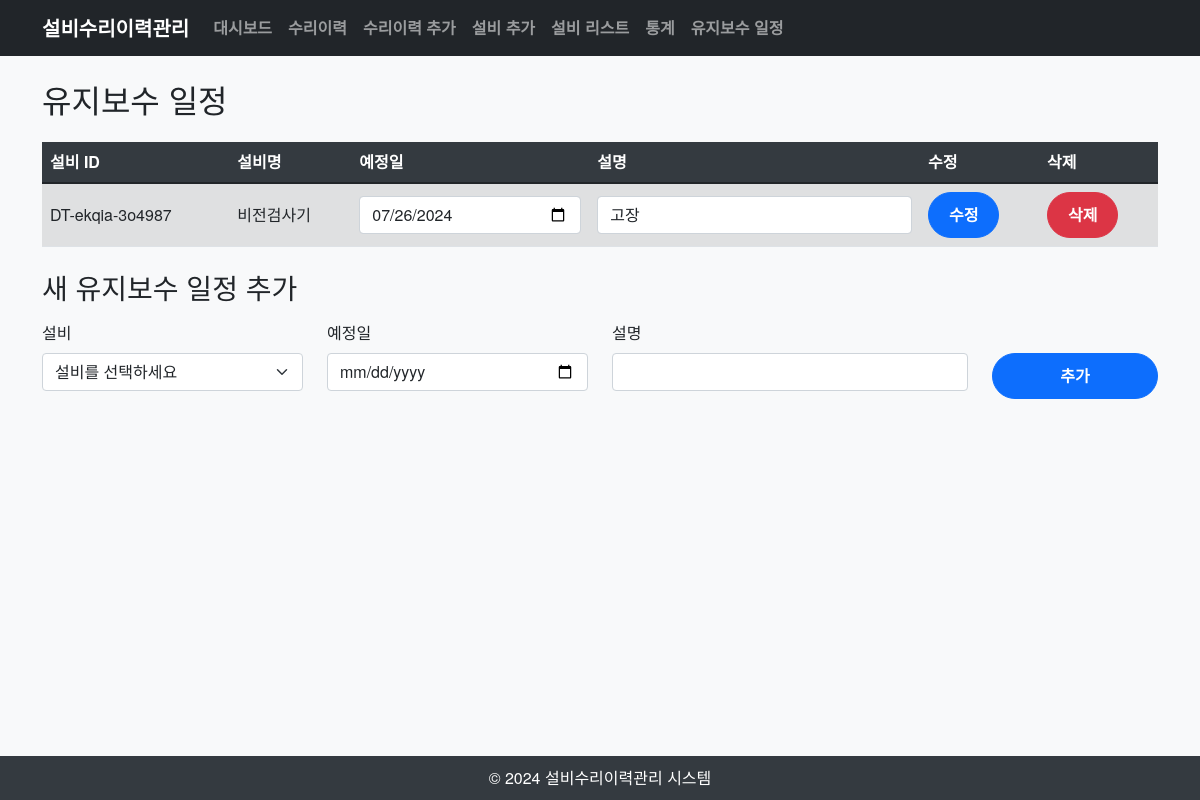
The app's page /schedule with its own data.
### flask/oee_v2/models.py (models this page shows)
class Equipment(db.Model):
    id = db.Column(db.Integer, primary_key=True)
    equipment_id = db.Column(db.String, unique=True, index=True)
    name = db.Column(db.String)
    is_haccp = db.Column(db.Boolean)
    factory = db.Column(db.String)
    product = db.Column(db.String)
    process = db.Column(db.String)
    status = db.Column(db.String)
    introduction_year = db.Column(db.Integer)
    introduction_month = db.Column(db.Integer)
    maintenance_cycle = db.Column(db.Integer)
    manager = db.Column(db.String)
    phone_number = db.Column(db.String)

class MaintenanceRecord(db.Model):
    id = db.Column(db.Integer, primary_key=True)
    equipment_id = db.Column(db.String, db.ForeignKey('equipment.equipment_id'))
    maintenance_date = db.Column(db.Date)
    description = db.Column(db.String)
    cost = db.Column(db.Float)

### flask/oee_v2/main.py (the view, shortened to what this page needs)
@app.route('/schedule', methods=['GET', 'POST'])
def maintenance_schedule():
    today = date.today()
    scheduled_maintenance = db.session.query(Equipment, MaintenanceRecord)\
        .outerjoin(MaintenanceRecord, Equipment.equipment_id == MaintenanceRecord.equipment_id)\
        .filter(MaintenanceRecord.maintenance_date >= today)\
        .order_by(MaintenanceRecord.maintenance_date).all()
    equipment_list = Equipment.query.all()
    return render_template("schedule.html",
                           scheduled_maintenance=scheduled_maintenance,
                           equipment_list=equipment_list)

### flask/oee_v2/templates/schedule.html (shortened to what this page needs)
{% extends "base.html" %}
{% block content %}
<h2 class="mb-4">유지보수 일정</h2>
<table class="table table-striped">
    <thead>
        <tr>
            <th>설비 ID</th>
            <th>설비명</th>
            <th>예정일</th>
            <th>설명</th>
            <th>수정</th>
            <th>삭제</th>
        </tr>
    </thead>
    <tbody>
        {% for equipment, record in scheduled_maintenance %}
        <tr>
            <form method="post" action="{{ url_for('maintenance_schedule') }}">
                <td>{{ equipment.equipment_id }}</td>
                <td>{{ equipment.name }}</td>
                <td>
                    <input type="date" name="maintenance_date" class="form-control" value="{{ record.maintenance_date if record else '' }}" required>
                </td>
                <td>
                    <input type="text" name="description" class="form-control" value="{{ record.description if record else '' }}" required>
                </td>
                <td>
                    <button type="submit" class="btn btn-primary">수정</button>
                </td>
            </form>
            <td>
                {% if record %}
                <form method="post" action="{{ url_for('delete_schedule', record_id=record.id) }}">
                    <button type="submit" class="btn btn-danger">삭제</button>
                </form>
                {% else %}
                N/A
                {% endif %}
            </td>
        </tr>
        {% else %}
        <tr>
            <td colspan="6" class="text-center">예정된 유지보수 일정이 없습니다.</td>
        </tr>
        {% endfor %}
    </tbody>
</table>
<div class="mt-4">
    <h3>새 유지보수 일정 추가</h3>
    <form method="post" class="mt-3" action="{{ url_for('maintenance_schedule') }}">
        <div class="row">
            <div class="col-md-3 mb-3">
                <label for="equipment_id" class="form-label">설비</label>
                <select name="equipment_id" id="equipment_id" class="form-select" required>
                    <option value="">설비를 선택하세요</option>
                </select>
            </div>
            <div class="col-md-3 mb-3">
                <label for="maintenance_date" class="form-label">예정일</label>
                <input type="date" id="maintenance_date" name="maintenance_date" class="form-control" required>
            </div>
            <div class="col-md-4 mb-3">
                <label for="description" class="form-label">설명</label>
                <input type="text" id="description" name="description" class="form-control" required>
            </div>
            <div class="col-md-2 mb-3">
                <label class="form-label">&nbsp;</label>
                <button type="submit" class="btn btn-primary w-100">추가</button>
            </div>
        </div>
    </form>
</div>
{% endblock %}

### flask/oee_v2/static/styles.css (style rules this page uses)
body { font-family: 'Helvetica Neue', Helvetica, Arial, sans-serif; background-color: #f8f9fa; }
.table-striped tbody tr:nth-of-type(odd) { background-color: rgba(0, 0, 0, .05); }
.table thead th { background-color: #343a40; color: #fff; }
.table td, .table th { vertical-align: middle; }
.btn-primary, .btn-secondary, .btn-danger, .btn-success { font-weight: bold; padding: 10px 20px; border-radius: 25px; }

### records on screen
Equipment: equipment_id "DT-ekqia-3o4987", name "비전검사기", maintenance_date "07/26/2024", description "고장"
